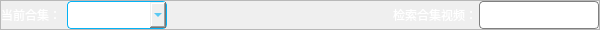
              <widget class="QFrame" name="frame_heji_sort">
               <property name="minimumSize">
                <size>
                 <width>0</width>
                 <height>30</height>
                </size>
               </property>
               <property name="maximumSize">
                <size>
                 <width>16777215</width>
                 <height>30</height>
                </size>
               </property>
               <property name="styleSheet">
                <string notr="true">QLabel
{
color: white;
}

QComboBox
{
color: #03b2f5;
border: 1px solid #03b2f5;
border-radius: 4px;
}

QPushButton
{
color: white;
border: 1px solid gray;
border-radius: 4px;
}

QPushButton:hover
{
color: #03b2f5;
border: 1px solid #03b2f5;
}

QLineEdit
{
color: #03b2f5;
border: 1px solid gray;
border-radius: 4px;
}</string>
               </property>
               <property name="frameShape">
                <enum>QFrame::StyledPanel</enum>
               </property>
               <property name="frameShadow">
                <enum>QFrame::Raised</enum>
               </property>
               <layout class="QHBoxLayout" name="horizontalLayout_7">
                <property name="spacing">
                 <number>6</number>
                </property>
                <property name="leftMargin">
                 <number>0</number>
                </property>
                <property name="topMargin">
                 <number>0</number>
                </property>
                <property name="rightMargin">
                 <number>0</number>
                </property>
                <property name="bottomMargin">
                 <number>0</number>
                </property>
                <item>
                 <widget class="QLabel" name="label_5">
                  <property name="minimumSize">
                   <size>
                    <width>60</width>
                    <height>28</height>
                   </size>
                  </property>
                  <property name="maximumSize">
                   <size>
                    <width>60</width>
                    <height>28</height>
                   </size>
                  </property>
                  <property name="text">
                   <string>当前合集：</string>
                  </property>
                 </widget>
                </item>
                <item>
                 <widget class="QComboBox" name="comboBox_heji">
                  <property name="minimumSize">
                   <size>
                    <width>100</width>
                    <height>28</height>
                   </size>
                  </property>
                  <property name="maximumSize">
                   <size>
                    <width>100</width>
                    <height>28</height>
                   </size>
                  </property>
                 </widget>
                </item>
                <item>
                 <spacer name="horizontalSpacer_8">
                  <property name="orientation">
                   <enum>Qt::Horizontal</enum>
                  </property>
                  <property name="sizeHint" stdset="0">
                   <size>
                    <width>220</width>
                    <height>20</height>
                   </size>
                  </property>
                 </spacer>
                </item>
                <item>
                 <widget class="QLabel" name="label_6">
                  <property name="minimumSize">
                   <size>
                    <width>80</width>
                    <height>28</height>
                   </size>
                  </property>
                  <property name="maximumSize">
                   <size>
                    <width>80</width>
                    <height>28</height>
                   </size>
                  </property>
                  <property name="text">
                   <string>检索合集视频：</string>
                  </property>
                 </widget>
                </item>
                <item>
                 <widget class="QLineEdit" name="lineEdit_heji_search">
                  <property name="minimumSize">
                   <size>
                    <width>120</width>
                    <height>28</height>
                   </size>
                  </property>
                  <property name="maximumSize">
                   <size>
                    <width>235</width>
                    <height>28</height>
                   </size>
                  </property>
                 </widget>
                </item>
               </layout>
              </widget>
